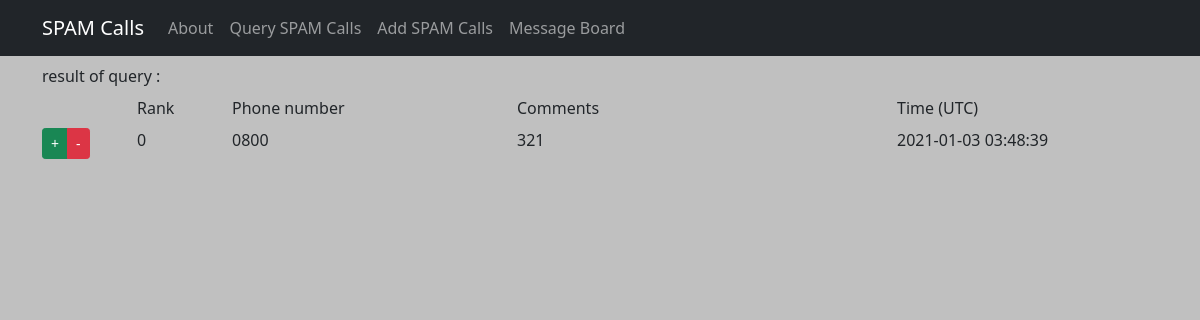
Page /rank_up/56 on the committed database.
### tables this page shows
CREATE TABLE calls (
            id INTEGER PRIMARY KEY AUTOINCREMENT,
            phone TEXT NOT NULL,
            comments TEXT NOT NULL,
            time TIMESTAMP DEFAULT CURRENT_TIMESTAMP,
            rank INTEGER DEFAULT 0
        );

### routes.py (the view)
@app.route("/rank_up/<int:id>", methods=["GET"])
def rank_up(id):
    sql = {"update": "update calls set rank = rank + 1 where id = ?",
           "read": "select * from calls where id = ?"}
    with sqlite3.connect(database) as con:
        con.row_factory = sqlite3.Row
        cur = con.cursor()
        cur.execute(sql["update"], (id,))
        con.commit()
        cur.execute(sql["read"], (id,))
        data = cur.fetchall()
    return render_template("result.html", data=data, action='query')

### templates/result.html (shortened to what this page needs)
{% extends "template.html" %}
{% block main %}
<div class="container">
    <label class="form-label">result of {{action}} : {{msg}}</label>
    <div class="row mb-2">
        {% if msg != "No record" %}
        {% if action == 'query'%}
        <div class="col-1"></div>
        <div class="col-1">Rank</div>
        {% endif %}
        <div class="col-3">Phone number</div>
        <div class="col-4">Comments</div>
        {% if action == 'query'%}
        <div class="col-3">Time (UTC)</div>
        {% endif %}
        {% endif %}
    </div>
    {% if action == 'query'%}
    {% for rec in data %}
    <div class="row mb-2">
        <div class="col-1">
            <div class="btn-group" role="group" aria-label="...">
                <a href="{{url_for('rank_up', id=rec[0]) }}" name="rank_up" class="btn btn-sm btn-success">+</a>
                <a href="{{url_for('rank_down', id=rec[0]) }}" name="rank_down" class="btn btn-sm btn-danger">-</a>
            </div>
        </div>
        <div class="col-1">{{ rec["rank"] }}</div>
        <div class="col-3">{{ rec["phone"] }}</div>
        <div class="col-4">{{ rec["comments"].replace("\n","<br>")|safe }}</div>
        <div class="col-3">{{ rec["time"] }}</div>
    </div>
    {% endfor %}
    {% endif %}
</div>
{% endblock %}

### static/custom.css (style rules this page uses)
body { background: Silver !important; }

### rows in the picture
calls: rank "0", phone "0800", comments.replace "321", time "2021-01-03 03:48:39"

### other values in the picture
{{ action }} "query"
